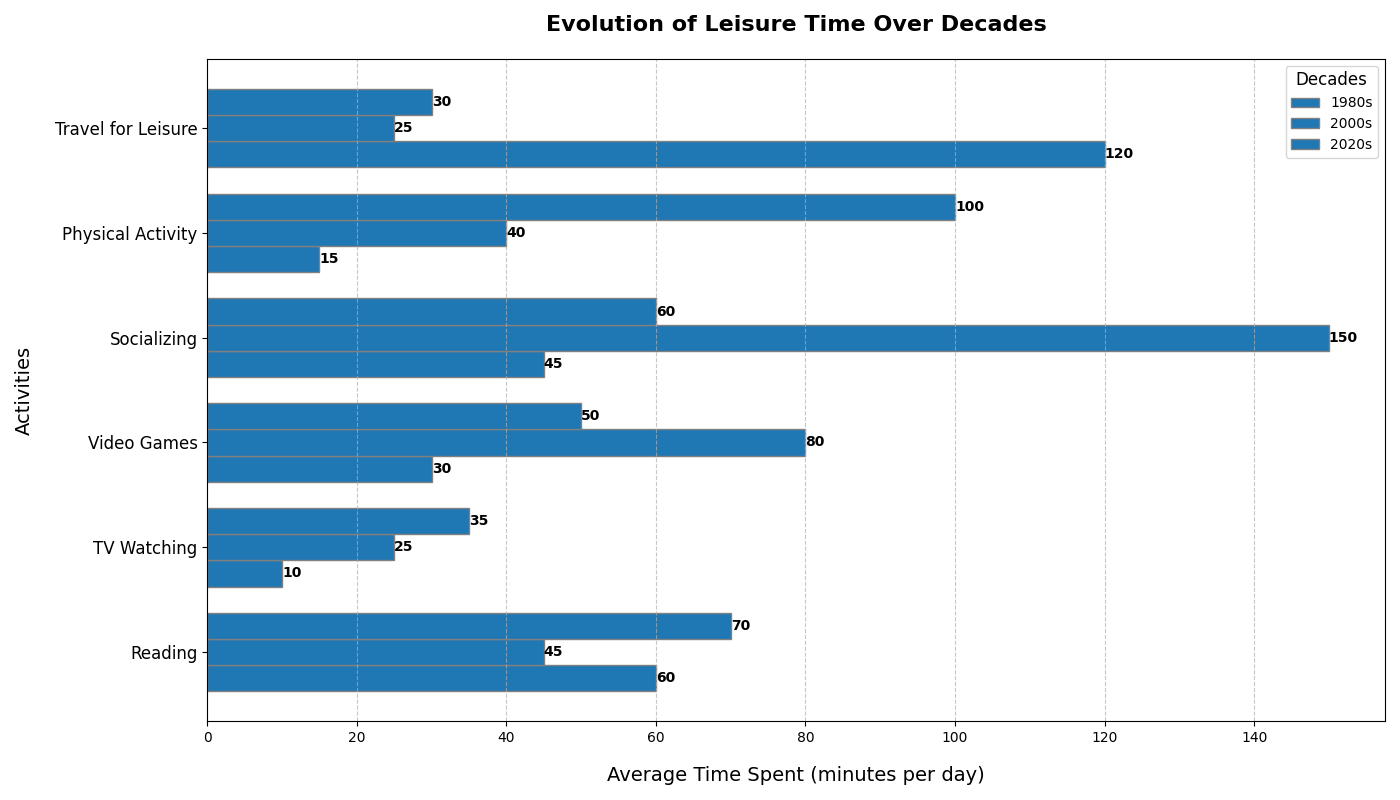

Python code for this plot:
import matplotlib.pyplot as plt
import numpy as np

activities = ['Reading', 'TV Watching', 'Video Games', 'Socializing', 'Physical Activity', 'Travel for Leisure']
time_1980s = [60, 10, 30, 45, 15, 120]
time_2000s = [45, 25, 80, 150, 40, 25]
time_2020s = [70, 35, 50, 60, 100, 30]

time_data = np.array([time_1980s, time_2000s, time_2020s])
decades = ['1980s', '2000s', '2020s']

bar_height = 0.25
fig, ax = plt.subplots(figsize=(14, 8))

positions_1980s = np.arange(len(activities))
positions_2000s = [x + bar_height for x in positions_1980s]
positions_2020s = [x + bar_height for x in positions_2000s]

uniform_color = '#1f77b4'

bars_1980s = ax.barh(positions_1980s, time_1980s, height=bar_height, color=uniform_color, edgecolor='grey', label='1980s')
bars_2000s = ax.barh(positions_2000s, time_2000s, height=bar_height, color=uniform_color, edgecolor='grey', label='2000s')
bars_2020s = ax.barh(positions_2020s, time_2020s, height=bar_height, color=uniform_color, edgecolor='grey', label='2020s')

ax.set_title('Evolution of Leisure Time Over Decades', fontsize=16, fontweight='bold', pad=20)
ax.set_ylabel('Activities', fontsize=14, labelpad=15)
ax.set_xlabel('Average Time Spent (minutes per day)', fontsize=14, labelpad=15)
ax.set_yticks([r + bar_height for r in range(len(activities))])
ax.set_yticklabels(activities, fontsize=12)

def add_labels(bars):
    for bar in bars:
        width = bar.get_width()
        ax.text(width, bar.get_y() + bar.get_height() / 2, f'{width}', va='center', ha='left', fontsize=10, fontweight='bold')

add_labels(bars_1980s)
add_labels(bars_2000s)
add_labels(bars_2020s)

ax.legend(title='Decades', loc='upper right', fontsize=10, title_fontsize=12)
ax.grid(axis='x', linestyle='--', alpha=0.7)

plt.tight_layout()
plt.show()
